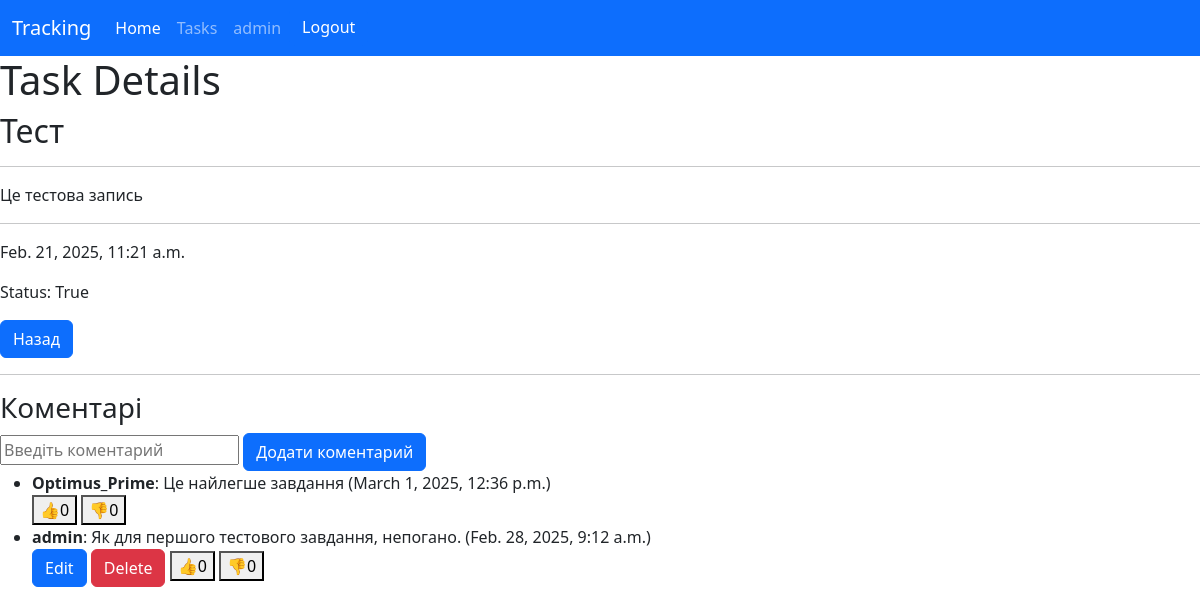
The page /task-detail/1/ (signed in) on the database its author committed.
### tracking_system/models.py (models this page shows, shortened)
class Task(models.Model):
    user = models.ForeignKey(User, on_delete=models.CASCADE)
    title = models.CharField(max_length=200)
    start = models.DateTimeField()
    end = models.DateTimeField()
    description = models.TextField()
    status = models.BooleanField()
    prioritet = models.IntegerField()
    permission = models.BooleanField()
    class Meta:
        ordering = ['start']

class Comments(models.Model):
    text = models.TextField()
    likes = models.IntegerField(default=0)
    dislikes = models.IntegerField(default=0)
    user = models.ForeignKey(User, on_delete=models.CASCADE)
    task = models.ForeignKey(Task, on_delete=models.CASCADE, related_name='comments')
    created_at = models.DateTimeField(auto_now_add=True)
    class Meta:
        verbose_name = "Comment"
        verbose_name_plural = "Comments"
        ordering = ["-created_at"]

### tracking_system/views.py (the view)
# urls.py: path('task-detail/<int:task_id>/', views.task_detail, name='task-detail'),
def task_detail(request, task_id):
    task = Task.objects.get(id=task_id)
    comments = Comments.objects.filter(task=task)
    if request.method == 'POST':
        comment = request.POST.get('comment')
        Comments.objects.create(user=request.user, task=task, comment=comment)
        return redirect('task-detail', id=task_id)
    return render(request, template_name='tracking/task_detail.html', context={'task': task, 'comments': comments})

### templates/tracking/task_detail.html (shortened to what this page needs)
{% extends "base.html" %}
{% load static %}
{% block content %}
<h1>Task Details</h1>
<h2>{{ task.title }}</h2>
<hr>
<p>{{ task.description }}</p>
<hr>
<p>{{ task.start }}</p>
<p>Status: {{ task.status }}</p>
<a class="btn btn-primary" href="{% url 'index' %}">Назад</a>
<hr>
<h3>Коментарі</h3>
{% if  request.user.is_authenticated %}
    <form id="comment-form" method="POST" action="{% url 'task-comment' task.id %}">
        <input type="text" id="comment-text" name="text" placeholder="Введіть коментарий">
        <button class="btn btn-primary" type="submit">Додати коментарий</button>
    </form>
{% else %}
    <p>Треба авторизуватись, щоб створити коментарі</p>
    <a href="{% url 'login' %}">Авторизуватись</a>
{% endif %}
<ul id="comment-list">
    {% for comment in task.comments.all %}
      <li>
        <strong>{{ comment.user.username }}</strong>: {{comment.text}} ({{ comment.created_at }})
        <br>
        {% if request.user == comment.user %}
        <button class="edit-btn btn btn-primary" data-task-id="{{ task.id }}" data-comment-id="{{ comment.id }}">
            Edit
        </button>
        <button class="delete-btn btn btn-danger" data-task-id="{{ task.id }}" data-comment-id="{{ comment.id }}">
            Delete
        </button>
        {% endif %}
        <button class="like-btn" data-comment-id="{{ comment.id }}" data-task-id="{{ task.id }}">👍<span id="like-count-{{ comment.id }}">{{ comment.likes }}</span></button>
        <button class="dislike-btn" data-comment-id="{{ comment.id }}" data-task-id="{{ task.id }}">👎<span id="dislike-count-{{ comment.id }}" >{{ comment.dislikes }}</span></button>
    </li>
    {% endfor %}
</ul>
{% endblock %}

### templates/base.html (shortened to what this page needs)
<!DOCTYPE html>
<html lang="en">
<head>
    <link href="https://cdn.jsdelivr.net/npm/bootstrap@5.3.3/dist/css/bootstrap.min.css" rel="stylesheet">
</head>
<body>
    <nav class="navbar navbar-expand-lg bg-primary" data-bs-theme="dark">
        <div class="container-fluid">
            <a class="navbar-brand" href="{% url 'index' %}">Tracking</a>
            <div class="collapse navbar-collapse" id="navbarNavAltMarkup">
                <div class="navbar-nav">
                    <a class="nav-link active" aria-current="page" href="{% url 'index' %}">Home</a>
                    <a class="nav-link" href="{% url 'task' %}">Tasks</a>
                    {% if  request.user.is_authenticated %}
                        <a class="nav-link" href="{% url 'user' %}"> {{user.username}} </a>
                        <form action="{% url 'logout' %}" method="post">
                            <button type="submit" class="btn btn-primary">Logout</button>
                        </form>
                    {% else %}
                        <a class="nav-link" href="{% url 'login' %}">Login</a>
                    {% endif %}
                </div>
            </div>
        </div>
    </nav>
    {% load static %}
    {% block content %}
    {% endblock %}
</body>
</html>

### rows shown on the page
Task: title "Тест", description "Це тестова запись", start "Feb. 21, 2025, 11:21 a.m.", status "True"
Comments: user.username "Optimus_Prime", text "Це найлегше завдання", created_at "March 1, 2025, 12:36 p.m.", likes "0", dislikes "0"
Comments: user.username "admin", text "Як для першого тестового завдання, непогано.", created_at "Feb. 28, 2025, 9:12 a.m.", likes "0", dislikes "0"

### other values the page prints
{{ user.username }} "admin"
